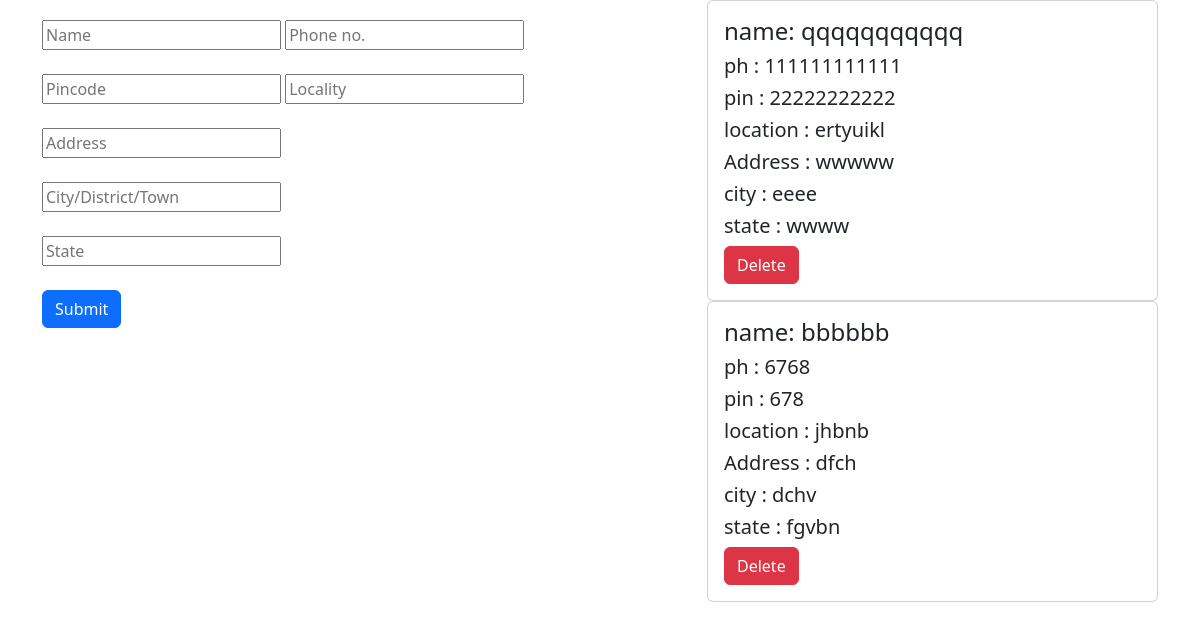
Screenshot of /adrs (signed in) with the database file from the repository.
### app/models.py (models this page shows)
class Address(models.Model):
    user=models.ForeignKey(User,on_delete=models.CASCADE)
    name=models.TextField()
    phn=models.IntegerField()
    pin=models.IntegerField()
    loc=models.TextField()
    adrs=models.TextField()
    city=models.TextField()
    state=models.TextField()

### app/views.py (the view)
# urls.py: path('adrs',views.addrs),
def addrs(req):
    if 'user' in req.session:
        user=User.objects.get(username=req.session['user'])
        data1=Address.objects.filter(user=user)
        if req.method == 'POST':
            user=User.objects.get(username=req.session['user'])
            name=req.POST['name']
            phn=req.POST['phn']
            pin=req.POST['pin']
            loc=req.POST['loc']
            adrs=req.POST['adrs']
            city=req.POST['city']
            state=req.POST['state']
            data=Address.objects.create(user=user,name=name,phn=phn,pin=pin,loc=loc,adrs=adrs,city=city,state=state)
            data.save()
            return redirect(addrs)
        else:
            return render(req,'user/adrs.html',{'data1':data1})
    else:
        return render(req,"user/userprf.html")

### templates/user/adrs.html (shortened to what this page needs)
<!DOCTYPE html>
<html lang="en">
<head>
    {% load static %}
    <link href="https://cdn.jsdelivr.net/npm/bootstrap@5.3.3/dist/css/bootstrap.min.css" rel="stylesheet">
</head>
<body>
    <div class="container"  >
        <div class="row">
            <div class="col-lg-7" id="usrdiv5">
                <div class="row" style="margin-top: 20px;">
                  <form action="" method="post">
                    <input type="text" placeholder="Name"  name="name" value="">
                    <input type="number" placeholder="Phone no." name="phn" value=""><br><br>
                    <input type="number" placeholder="Pincode" name="pin" value="">
                    <input type="text" name="loc" id="" placeholder="Locality" ><br><br>
                    <input type="text" name="adrs" id="" placeholder="Address"><br><br>
                    <input type="text" name="city" id="" placeholder="City/District/Town"><br><br>
                    <input type="text" name="state" id="" placeholder="State"><br><br>
                      <button type="submit" class="btn btn-primary  btn1">Submit</button>
                </form>
                </div>
              </div>
              <div class="col-lg-5">
                {% for i in data1 %}
                <div class="card">
                  <div class="card-body">
                      <h4 class="card-title"> name: {{i.name}}</h4>
                      <h5 class="card-text"> ph : {{i.phn}}</h5>
                      <h5 class="card-text">pin : {{i.pin}}</h5>
                      <h5 class="card-text">location : {{i.loc}}</h5>
                      <h5 class="card-text">Address : {{i.adrs}}</h5>
                      <h5 class="card-text">city : {{i.city}}</h5>
                      <h5 class="card-text">state : {{i.state}}</h5>
                      <a href="delete_address/{{i.pk}}" class="btn btn-danger">Delete</a>
                  </div>
                </div>
                {% endfor %}
              </div>
            </div>
        </div>
</body>
</html>

### rows the page displays
Address: name "qqqqqqqqqqq", phn "111111111111", pin "22222222222", loc "ertyuikl", adrs "wwwww", city "eeee", state "wwww"
Address: name "bbbbbb", phn "6768", pin "678", loc "jhbnb", adrs "dfch", city "dchv", state "fgvbn"
